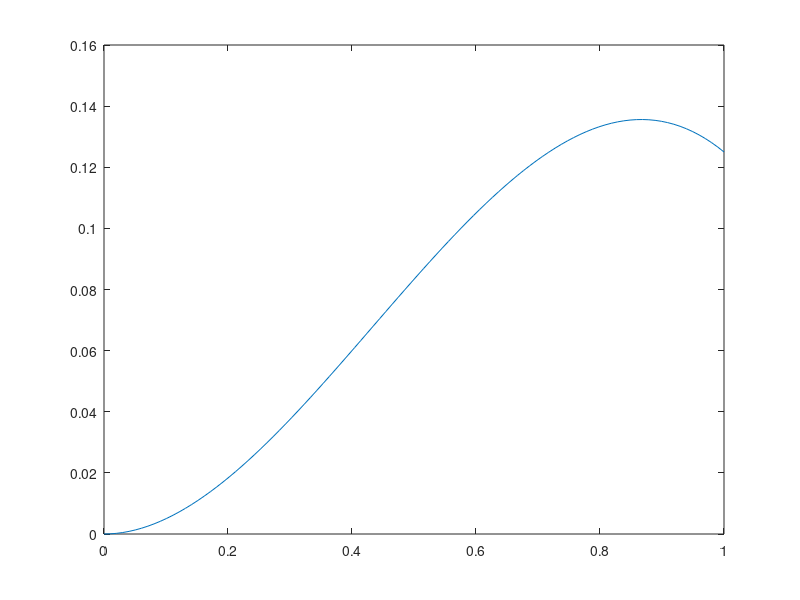

Reproduce this figure in MATLAB.
% Constants
EI = 1;  % Beam stiffness (arbitrary value)
c = 1;   % Constant load
x = linspace(0, 1, 100);
Q=0;M=0;

%shape functions
N1 = (1 - 3*x.^2 + 2*x.^3);
N2 = x .* (1 - x).^2;
N3 = (3*x.^2 - 2*x.^3);
N4 = x.^2 .* (1 - x);

%F
F = [0.5*c+Q; (1/12)*c-M; 0.5*c; (-1/12)*c];

%K
K = EI * [
    12,6,-12,6;
    6,4,-6,2;
   -12,-6,12,-6;
    6,2,-6,4];

% Apply boundary conditions (u(0) = 0, u'(0) = 0)
K_reduced = K(3:4, 3:4); % Remove rows/columns for fixed DOFs
F_reduced = F(3:4);      % Remove corresponding load vector entries

% Solve the reduced system
a_reduced = K_reduced \ F_reduced;

% Back-substitute constrained DOFs
a = zeros(4, 1);
a(3:4) = a_reduced;

% Construct the solution u_h(x)
u_h = N1 * a(1) + N2 * a(2) + N3 * a(3) + N4 * a(4);

% Plot the solution
figure;
plot(x, u_h)